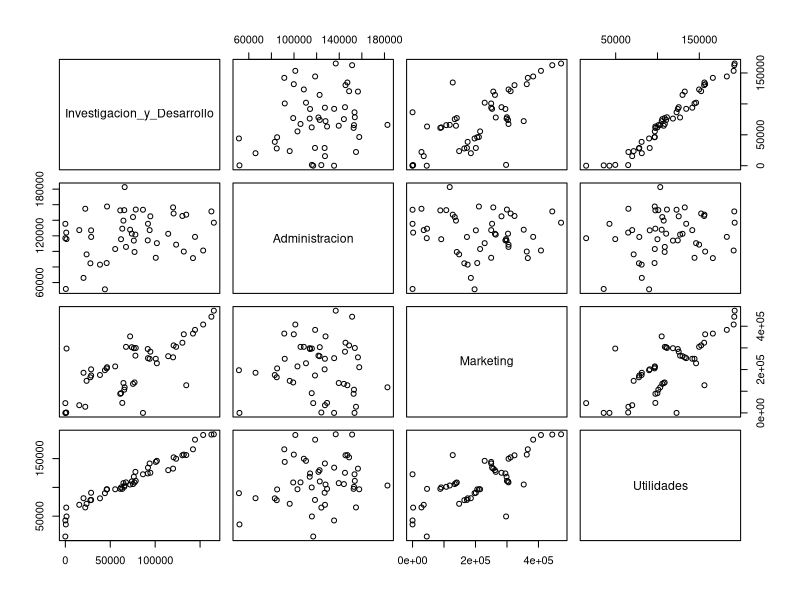
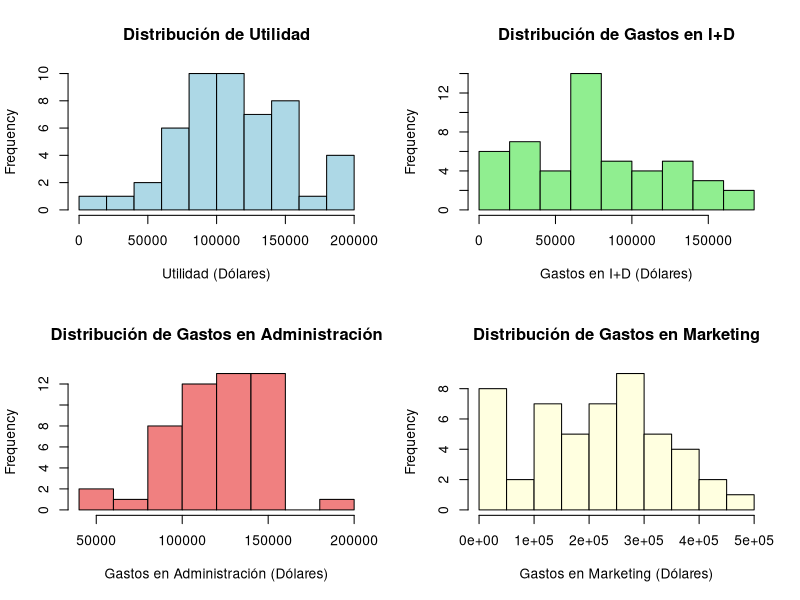
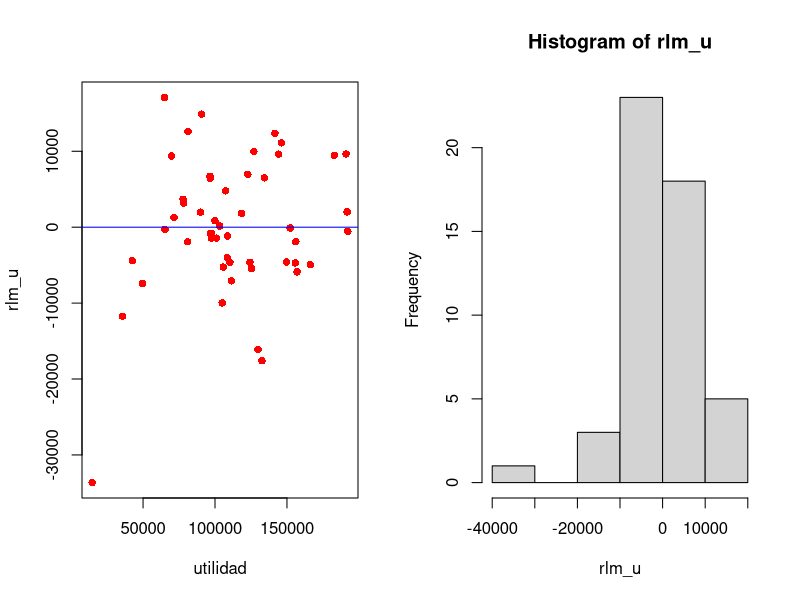
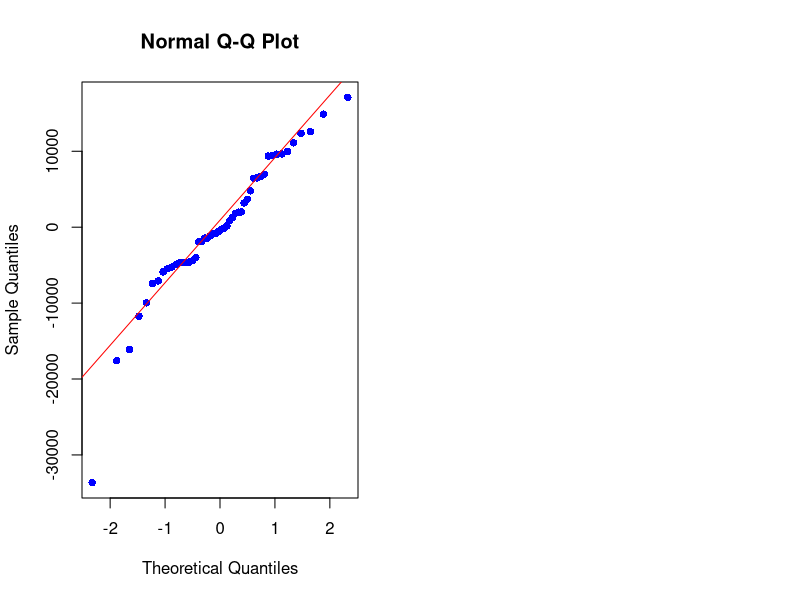

The R script that drew these images, in order:
## ---- chunk 1
knitr::opts_chunk$set(echo = TRUE)
library(lmtest)
## ---- chunk 2
# Carga de datos
dataset <- read.csv("Empresas.csv")
head(dataset)
## ---- chunk 3
utilidad <- dataset$Utilidades

inves <- dataset$Investigacion_y_Desarrollo
admin <- dataset$Administracion
marketing <- dataset$Marketing

pairs(dataset[, -4])
## ---- chunk 4
summary(dataset[, -4])
## ---- chunk 5
par(mfrow=c(2,2))
hist(utilidad, main="Distribución de Utilidad", xlab="Utilidad (Dólares)", col="lightblue")
hist(inves, main="Distribución de Gastos en I+D", xlab="Gastos en I+D (Dólares)", col="lightgreen")
hist(admin, main="Distribución de Gastos en Administración", xlab="Gastos en Administración (Dólares)", col="lightcoral")
hist(marketing, main="Distribución de Gastos en Marketing", xlab="Gastos en Marketing (Dólares)", col="lightyellow")
## ---- chunk 6
### Modelo inicial con las tres variables
modeloprueba <- lm(utilidad ~ inves + admin + marketing, data = dataset)
summary(modeloprueba)

### Modelo final con dos variables
modelo <- lm(utilidad ~ inves + marketing, data = dataset)
summary(modelo)
## ---- chunk 7
rlm_u <- residuals(modelo)
par(mfrow=c(1,2))
plot(utilidad,rlm_u, pch=16, col="red")
abline(h=0, col="blue")
hist(rlm_u)
## ---- chunk 8
bptest(modelo)
## ---- chunk 9
shapiro.test(rlm_u)
## ---- chunk 10
qqnorm(rlm_u, pch = 16, col = "blue")
qqline(rlm_u, col = "red")
